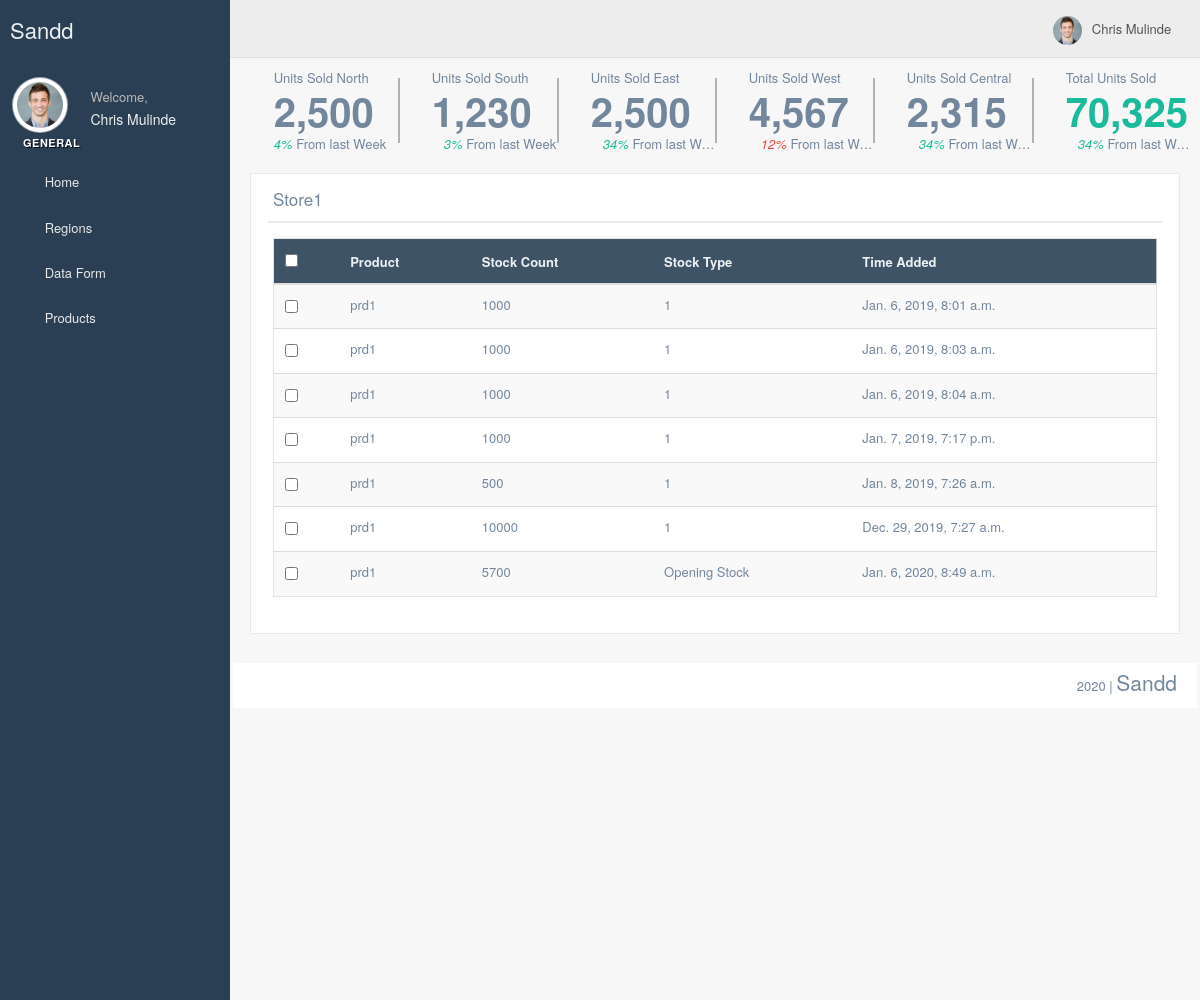
/Central/1/, run on an earlier commit of the app's database.
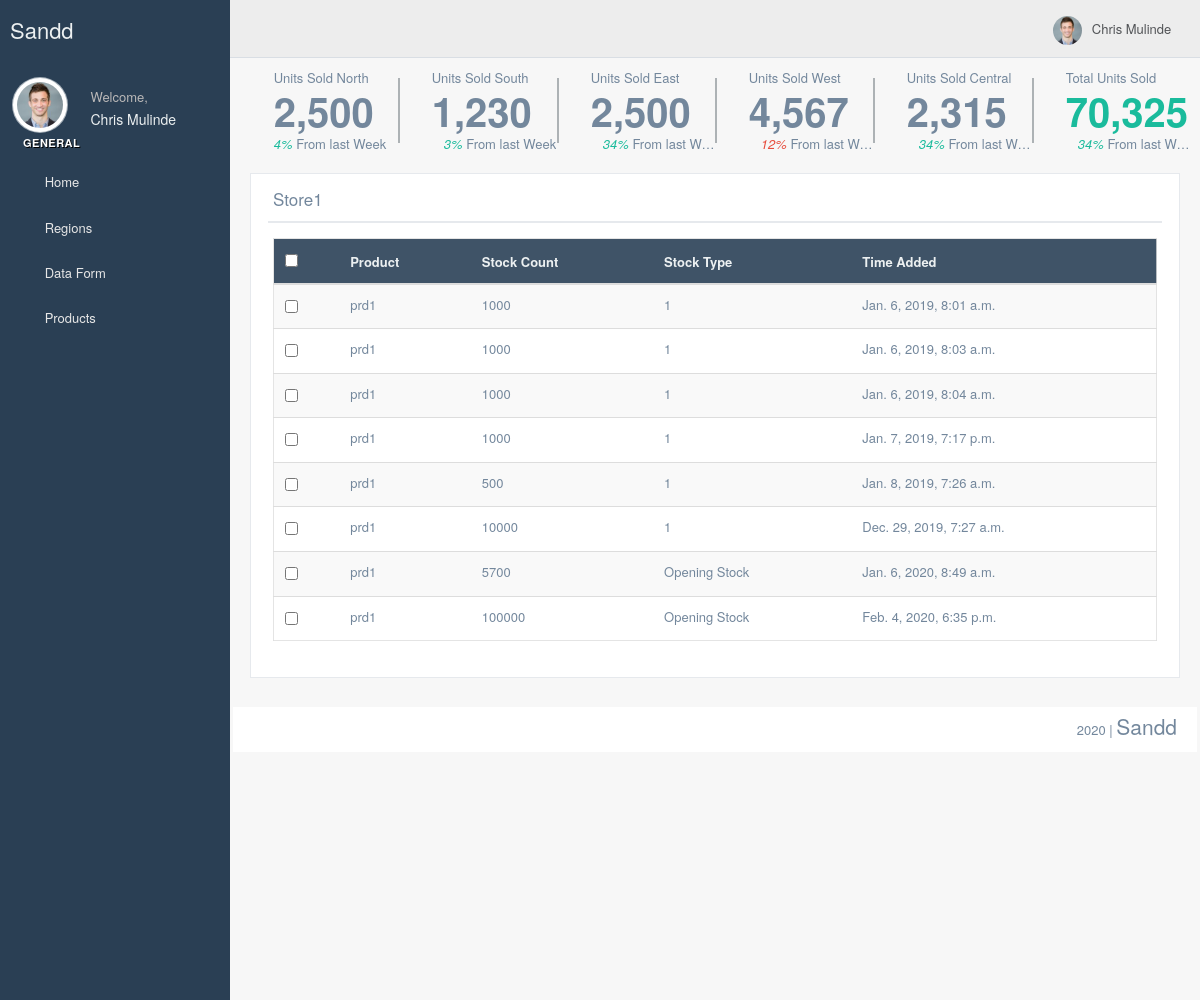
And on a later commit of the database.
### adm/models.py (models this page shows, shortened)
class Store(models.Model):
    store_name = models.CharField(max_length=250)
    store_location = models.ForeignKey('Location', on_delete= models.CASCADE)
    agent = models.ForeignKey('Agent', on_delete= models.CASCADE)

class Stock(models.Model):
    CHOICES = (('opening', 'Opening Stock'),
        ('closing', 'Closing stock'),
        ('new', 'New stock'),)
    product = models.ForeignKey('Product', related_name='products', on_delete= models.CASCADE)
    stock_count = models.IntegerField()
    store = models.ForeignKey('Store', related_name='stores', on_delete= models.CASCADE)
    stock_type = models.CharField(max_length=20, choices=CHOICES)
    stock_time = models.DateTimeField(auto_now_add=True)
    objects = StockManager()
    class Meta:
        unique_together = ['store', 'stock_type', 'stock_time']

class Product(models.Model):
    name = models.CharField(max_length=20, default="product name")
    unit_price = models.IntegerField()
    def __str__(self):
        return self.name

### adm/views.py (the view)
# urls.py: url(r'^(?P<region>[A-Z][a-z]+)/(?P<store_id>[0-9]+)/$', store_profile, name='store_profile'),
def store_profile(request, region=None, store_id=None):
    stock = Stock.objects.filter(store__id=store_id)
    store_obj = Store.objects.filter(id=store_id)
    context = {
        'stock':stock,
        'store_obj':store_obj
    }
    return render(request, 'store_profile.html', context)

### adm/models.py (called while the page is built)
    def __str__(self):
        return self.name

    def __str__(self):
        return self.name

    def __str__(self):
        return self.username

### adm/templatetags/my_tags.py (called while the page is built)
@register.simple_tag
def get_products(keyword=None):
    return Product.objects.all()

@register.simple_tag
def get_all_regions(keyword=None):
    return Location.objects.all()

### adm/templates/store_profile.html (shortened to what the changed rows need)
{% extends "base.html" %}
{% load static %}
{% load my_tags %}
{% block content %}
<div class="row">
    <div class="col-md-12 col-sm-12 col-xs-12">
            <div class="x_panel">
                <div class="x_title">
                    {% for s in store_obj %}
                    <h2>{{ s.store_name }} <small>{{ s.store_location }} | {{ s.agent }}</small></h2>
                    {% endfor %}
                    <div class="clearfix"></div>
                </div>
                <div class="x_content">
                    <table id="example" class="table table-striped responsive-utilities jambo_table">
                        <thead>
                            <tr class="headings">
                                <th>
                                    <input type="checkbox" class="tableflat">
                                </th>
                                <th>Product </th>
                                <th>Stock Count </th>
                                <th>Stock Type </th>
                                <th>Time Added </th>
                            </tr>
                        </thead>
                        <tbody>
                            {% for s in stock %}
                                <tr class="even pointer">
                                    <td class="a-center ">
                                        <input type="checkbox" class="tableflat">
                                    </td>
                                    <td class=" ">{{ s.product }}</td>
                                    <td class=" ">{{ s.stock_count }}</td>
                                    <td class=" ">{{ s.get_stock_type_display }}</td>
                                    <td class=" ">{{ s.stock_time }}</td>
                                </tr>
                            {% endfor %}
                        </tbody>
                    </table>
                </div>
            </div>
        </div>
</div>
<br />
{% endblock %}

What changed in the data, as far as the page shows it:
added Stock: product "prd1", stock_count "100000", stock_type "Opening Stock", stock_time "Feb. 4, 2020, 6:35 p.m."
